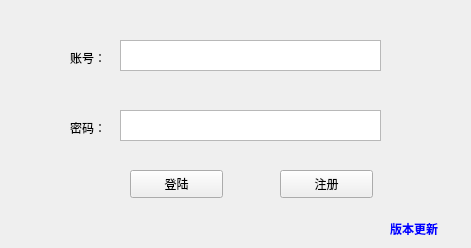
<?xml version="1.0" encoding="UTF-8"?>
<ui version="4.0">
 <class>Form</class>
 <widget class="QWidget" name="Form">
  <property name="geometry">
   <rect>
    <x>0</x>
    <y>0</y>
    <width>471</width>
    <height>248</height>
   </rect>
  </property>
  <property name="windowTitle">
   <string>内部聊天软件-九零网安-hacker9090@126.com</string>
  </property>
  <property name="windowIcon">
   <iconset>
    <normaloff>favicon.ico</normaloff>favicon.ico</iconset>
  </property>
  <widget class="QPushButton" name="pushButton">
   <property name="geometry">
    <rect>
     <x>130</x>
     <y>170</y>
     <width>93</width>
     <height>28</height>
    </rect>
   </property>
   <property name="text">
    <string>登陆</string>
   </property>
  </widget>
  <widget class="QPushButton" name="pushButton_2">
   <property name="geometry">
    <rect>
     <x>280</x>
     <y>170</y>
     <width>93</width>
     <height>28</height>
    </rect>
   </property>
   <property name="text">
    <string>注册</string>
   </property>
  </widget>
  <widget class="QLabel" name="label">
   <property name="geometry">
    <rect>
     <x>70</x>
     <y>50</y>
     <width>72</width>
     <height>15</height>
    </rect>
   </property>
   <property name="text">
    <string>账号：</string>
   </property>
  </widget>
  <widget class="QLabel" name="label_2">
   <property name="geometry">
    <rect>
     <x>70</x>
     <y>120</y>
     <width>72</width>
     <height>15</height>
    </rect>
   </property>
   <property name="text">
    <string>密码：</string>
   </property>
  </widget>
  <widget class="QTextEdit" name="textEdit">
   <property name="geometry">
    <rect>
     <x>120</x>
     <y>40</y>
     <width>261</width>
     <height>31</height>
    </rect>
   </property>
  </widget>
  <widget class="QTextEdit" name="textEdit_2">
   <property name="geometry">
    <rect>
     <x>120</x>
     <y>110</y>
     <width>261</width>
     <height>31</height>
    </rect>
   </property>
  </widget>
  <widget class="QLabel" name="label_3">
   <property name="geometry">
    <rect>
     <x>390</x>
     <y>220</y>
     <width>72</width>
     <height>15</height>
    </rect>
   </property>
   <property name="text">
    <string>&lt;html&gt;&lt;head/&gt;&lt;body&gt;&lt;p&gt;&lt;a href=&quot;http://bbs.msxqr.cn&quot;&gt;&lt;span style=&quot; font-weight:600; text-decoration: underline; color:#0000ff;&quot;&gt;版本更新&lt;/span&gt;&lt;/a&gt;&lt;/p&gt;&lt;/body&gt;&lt;/html&gt;</string>
   </property>
  </widget>
 </widget>
 <resources/>
 <connections/>
</ui>
